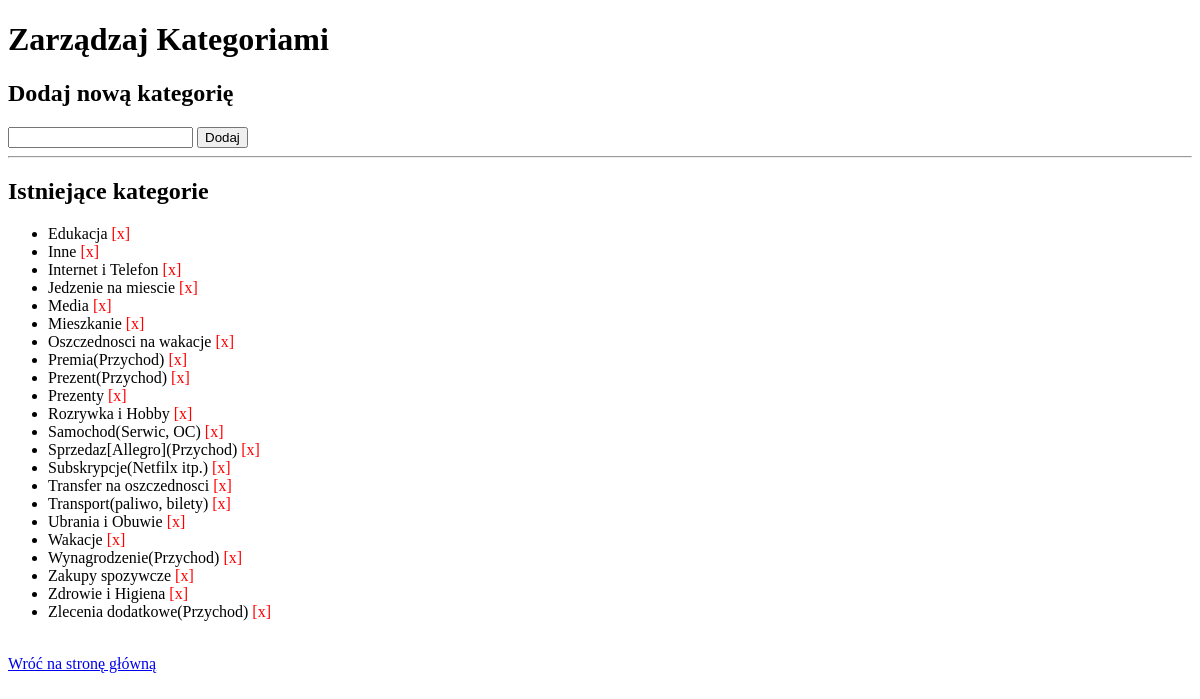
/kategorie, run on an earlier commit of the app's database.
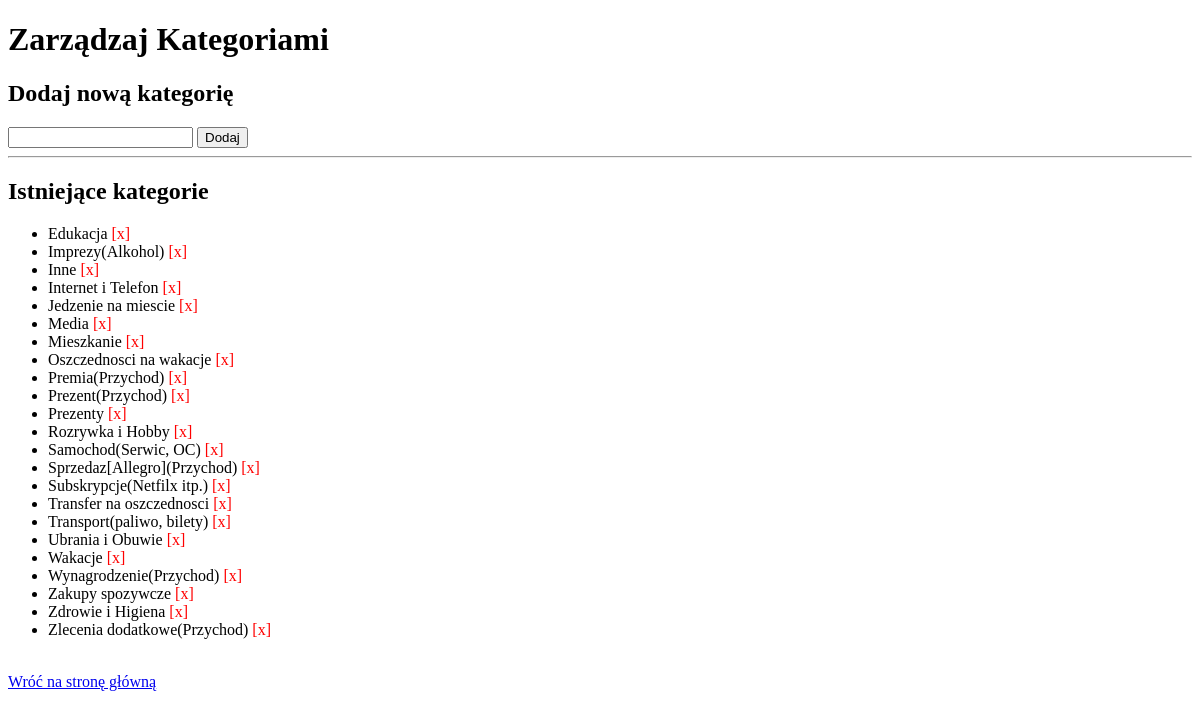
And on a later commit of the database.
### tables this page shows
CREATE TABLE kategorie (
        id INTEGER PRIMARY KEY AUTOINCREMENT,
        nazwa TEXT NOT NULL UNIQUE
    );

### app.py (the view)
@app.route('/kategorie')
def manage_categories():
    conn = get_db_connection()
    kategorie = conn.execute('SELECT * FROM kategorie ORDER BY nazwa').fetchall()
    conn.close()
    return render_template('kategorie.html', kategorie=kategorie)

### app.py (called while the page is built)
def get_db_connection():
    conn = sqlite3.connect('budget.db')
    conn.row_factory = sqlite3.Row
    return conn

### templates/kategorie.html (shortened to what this page needs)
<!DOCTYPE html>
<html lang="pl">
<head>
</head>
<body>
    <h1>Zarządzaj Kategoriami</h1>
    <h2>Dodaj nową kategorię</h2>
    <form action="{{ url_for('add_category') }}" method="POST">
        <input type="text" name="nazwa" required>
        <input type="submit" value="Dodaj">
    </form>
    <hr>
    <h2>Istniejące kategorie</h2>
    <ul>
        {% for kategoria in kategorie %}
            <li>
                {{ kategoria['nazwa'] }}
                <a href="{{ url_for('delete_category', id=kategoria['id']) }}" style="color: red; text-decoration: none;">[x]</a>
            </li>
        {% endfor %}
    </ul>
    <br>
    <a href="{{ url_for('index') }}">Wróć na stronę główną</a>
</body>
</html>

What changed in the data, as far as the page shows it:
added kategorie: nazwa "Imprezy(Alkohol)"
